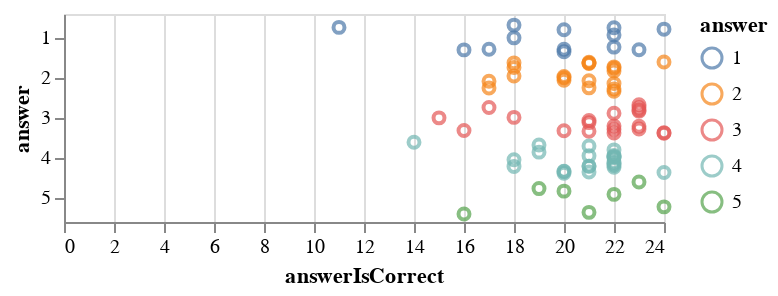

Notebook code cell kept with this figure:
### Code cell
alt.Chart(temp_df).mark_point().encode(
    y='answer:O',
    yOffset="jitter:Q",
    x='answerIsCorrect:Q',
    color='answer:N'
).transform_calculate(
    jitter='0.3*random()'
)

### Figure 1 — Vega-Lite specification as saved in the notebook (floating-point values rounded to 4 significant figures)
{"config": {"view": {"continuousWidth": 300, "continuousHeight": 300}}, "data": {"name": "data-947fb4edb4e9cc213720699a0aae848b"}, "mark": {"type": "point"}, "encoding": {"color": {"field": "answer", "type": "nominal"}, "x": {"field": "answerIsCorrect", "type": "quantitative"}, "y": {"field": "answer", "type": "ordinal"}, "yOffset": {"field": "jitter", "type": "quantitative"}}, "transform": [{"calculate": "0.3*random()", "as": "jitter"}], "$schema": "https://vega.github.io/schema/vega-lite/v5.20.1.json", "datasets": {"data-947fb4edb4e9cc213720699a0aae848b": [{"participantId": "574dc90512d86b000f833ab0", "answerIsCorrect": 21.0, "answer": 3}, {"participantId": "5755c957eb80c4000741a9ce", "answerIsCorrect": 22.0, "answer": 5}, {"participantId": "5955a3eb98c9c400019f5c5f", "answerIsCorrect": 18.0, "answer": 1}, {"participantId": "597fe89a1b41a20001749f57", "answerIsCorrect": 21.0, "answer": 4}, {"participantId": "5997043dbbe84800017964a7", "answerIsCorrect": 11.0, "answer": 1}, {"participantId": "5a893c8cf49c9a0001f3a221", "answerIsCorrect": 20.0, "answer": 2}, {"participantId": "5aebc4ac75deca00016252ea", "answerIsCorrect": 14.0, "answer": 4}, {"participantId": "5ba855d47c0ebe0001272f70", "answerIsCorrect": 18.0, "answer": 2}, {"participantId": "5bf60707345b9b00016f0e97", "answerIsCorrect": 22.0, "answer": 2}, {"participantId": "5c6c260dce4e560001f75731", "answerIsCorrect": 22.0, "answer": 4}, {"participantId": "5dd71896670d1a6af9f20eee", "answerIsCorrect": 20.0, "answer": 4}, {"participantId": "5deb9c5a4de9422935efe5e7", "answerIsCorrect": 22.0, "answer": 1}, {"participantId": "5dff767f69a117bc2fbd4be8", "answerIsCorrect": 22.0, "answer": 2}, {"participantId": "5e02e5144acfb9e385bb4c5a", "answerIsCorrect": 24.0, "answer": 3}, {"participantId": "5e63cacbe43f28152567f42b", "answerIsCorrect": 21.0, "answer": 2}, {"participantId": "5ecc0077922a5d0a247e79ac", "answerIsCorrect": 23.0, "answer": 3}, {"participantId": "5ece9e3b3a19db0cf5af6692", "answerIsCorrect": 18.0, "answer": 4}, {"participantId": "5ed7b0c59a2ae024836e32d5", "answerIsCorrect": 17.0, "answer": 2}, {"participantId": "5ee1cf1e0df8e55c6b9e1f1a", "answerIsCorrect": 19.0, "answer": 4}, {"participantId": "5efb49177e130c0785b93842", "answerIsCorrect": 21.0, "answer": 2}, {"participantId": "5f4fc497a3b4320c8928639e", "answerIsCorrect": 23.0, "answer": 5}, {"participantId": "6008793f0294554adc85c346", "answerIsCorrect": 17.0, "answer": 2}, {"participantId": "60188c50141a9415c30301e0", "answerIsCorrect": 23.0, "answer": 1}, {"participantId": "603d90a1cd5c8ec6df906814", "answerIsCorrect": 23.0, "answer": 3}, {"participantId": "60fcd02deba2c8e1ed1f0723", "answerIsCorrect": 24.0, "answer": 4}, {"participantId": "61080d1c39e080da7841eade", "answerIsCorrect": 21.0, "answer": 2}, {"participantId": "610f7244c65ae4e57858a700", "answerIsCorrect": 22.0, "answer": 3}, {"participantId": "611116ac01f43eeeb3cdeff3", "answerIsCorrect": 20.0, "answer": 2}, {"participantId": "6131597390b9cf1cfc3e8a76", "answerIsCorrect": 17.0, "answer": 1}, {"participantId": "628254ec789e78a3dcd22d99", "answerIsCorrect": 22.0, "answer": 1}, {"participantId": "62bb4c95ca36f792585cb4b5", "answerIsCorrect": 18.0, "answer": 2}, {"participantId": "6315ffdb9876ded7feefaf07", "answerIsCorrect": 23.0, "answer": 3}, {"participantId": "63ea445c759d5bf0e3f63739", "answerIsCorrect": 20.0, "answer": 4}, {"participantId": "641ecfa9f83175a3d9f63636", "answerIsCorrect": 24.0, "answer": 3}, {"participantId": "650b604dbf69c1cada1ba416", "answerIsCorrect": 16.0, "answer": 3}, {"participantId": "652d36620eca7decc5bd4466", "answerIsCorrect": 21.0, "answer": 4}, {"participantId": "653ad51a96ba72b4243e5c07", "answerIsCorrect": 21.0, "answer": 4}, {"participantId": "659ea43fea7c0cc45bbe771f", "answerIsCorrect": 21.0, "answer": 2}, {"participantId": "65da51b212ad91d9df1913fd", "answerIsCorrect": 19.0, "answer": 4}, {"participantId": "663e5c83c1599fe4e23d98ae", "answerIsCorrect": 16.0, "answer": 1}, {"participantId": "66469f5d40d395a527be84c8", "answerIsCorrect": 18.0, "answer": 3}, {"participantId": "6655a626a0a93488c8fb143b", "answerIsCorrect": 22.0, "answer": 2}, {"participantId": "6658bba67f3c13a15a86d803", "answerIsCorrect": 22.0, "answer": 3}, {"participantId": "6658cf093c3b7a255aeae9eb", "answerIsCorrect": 22.0, "answer": 3}, {"participantId": "6659e2efdb732dbd7f707a98", "answerIsCorrect": 20.0, "answer": 1}, {"participantId": "665c72ef8e6e166f13aee9f6", "answerIsCorrect": 17.0, "answer": 3}, {"participantId": "665f9223c7db27a5d32d81ab", "answerIsCorrect": 22.0, "answer": 4}, {"participantId": "6664661dece3c191d9dd5ab2", "answerIsCorrect": 22.0, "answer": 2}, {"participantId": "6668c49e07ce221e29f2bc5a", "answerIsCorrect": 24.0, "answer": 5}, {"participantId": "666c6ddc652f38b0355bc344", "answerIsCorrect": 20.0, "answer": 4}, {"participantId": "666cb540cd1f9d9f05c12105", "answerIsCorrect": 23.0, "answer": 3}, {"participantId": "666ffa40c99c2f9c3a47e3e4", "answerIsCorrect": 21.0, "answer": 3}, {"participantId": "6672eb5ae4c4aa0c62b18d46", "answerIsCorrect": 18.0, "answer": 4}, {"participantId": "6678757b671f246b4c1b4f6c", "answerIsCorrect": 20.0, "answer": 2}, {"participantId": "667ae30569196599fa6b0ba9", "answerIsCorrect": 22.0, "answer": 2}, {"participantId": "6681577c9263349cc005ad9b", "answerIsCorrect": 19.0, "answer": 5}, {"participantId": "668221ef283ed3e39954487f", "answerIsCorrect": 18.0, "answer": 1}, {"participantId": "6684089a4c68d1a42da1cfaa", "answerIsCorrect": 21.0, "answer": 4}, {"participantId": "6684445f6894372c54825fd4", "answerIsCorrect": 20.0, "answer": 1}, {"participantId": "6689878009ea0b87ff9b6ddc", "answerIsCorrect": 22.0, "answer": 2}, {"participantId": "6695703cec19c758ec8dbd7c", "answerIsCorrect": 21.0, "answer": 3}, {"participantId": "669588e8ad1745596a02a04b", "answerIsCorrect": 15.0, "answer": 3}, {"participantId": "66962f162372082a3647f572", "answerIsCorrect": 22.0, "answer": 4}, {"participantId": "669eb09f44fd00f288eb8eb6", "answerIsCorrect": 22.0, "answer": 4}, {"participantId": "66a51057a123a32824a9a9e0", "answerIsCorrect": 16.0, "answer": 5}, {"participantId": "66a90befd4b58c2cfb86e72a", "answerIsCorrect": 20.0, "answer": 3}, {"participantId": "66ade2c28a85033cab570717", "answerIsCorrect": 22.0, "answer": 4}, {"participantId": "66b544ce73d3561af98d76e1", "answerIsCorrect": 23.0, "answer": 3}, {"participantId": "66ba287d1cd394ac6c21a43c", "answerIsCorrect": 22.0, "answer": 4}, {"participantId": "66ba5f3894e5b3812210f9bb", "answerIsCorrect": 21.0, "answer": 4}, {"participantId": "66bcc667ba1619c089fecbbb", "answerIsCorrect": 24.0, "answer": 2}, {"participantId": "66bce91186a8da8151c30f61", "answerIsCorrect": 22.0, "answer": 4}, {"participantId": "66becf77a87578f124f8a036", "answerIsCorrect": 22.0, "answer": 4}, {"participantId": "66bff58ff2d1a5f273431584", "answerIsCorrect": 22.0, "answer": 4}, {"participantId": "66c4d2c2713b223511e4e676", "answerIsCorrect": 20.0, "answer": 1}, {"participantId": "66c4dee716f98496f9638591", "answerIsCorrect": 20.0, "answer": 5}, {"participantId": "66c535b047ab0893183e06d8", "answerIsCorrect": 21.0, "answer": 2}, {"participantId": "66c5d1accc092f147f94b363", "answerIsCorrect": 21.0, "answer": 5}, {"participantId": "66c5f3b24507c79830b451a7", "answerIsCorrect": 22.0, "answer": 1}, {"participantId": "66c5feea08e0368a0da64d38", "answerIsCorrect": 18.0, "answer": 2}, {"participantId": "66ccc8f8819490330c532373", "answerIsCorrect": 22.0, "answer": 3}, {"participantId": "66cdd1ad42828e8da522ddb1", "answerIsCorrect": 23.0, "answer": 3}, {"participantId": "66ce0e269e0d2cd124df4887", "answerIsCorrect": 24.0, "answer": 1}]}}
